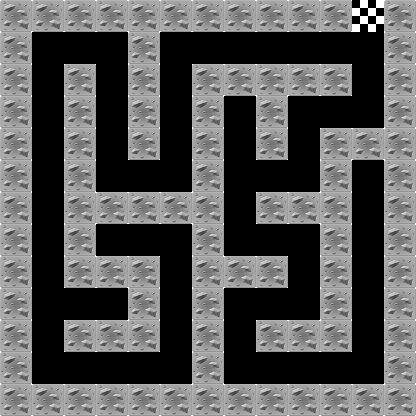

Tiled map render using the project's own tile images. Description and the whole map definition, tile-layer contents included, below:
An orthogonal 13x13 tile map with 32x32 px tiles, 1 tile layer (Kachelebene 1), 3 tilesets.

<map version="1.0" tiledversion="2018.07.13" orientation="orthogonal" renderorder="right-down" width="13" height="13" tilewidth="32" tileheight="32" infinite="0" nextlayerid="2" nextobjectid="1">
 <tileset firstgid="0" name="floor_city" tilewidth="32" tileheight="32" tilecount="1" columns="0">
  <grid orientation="orthogonal" width="1" height="1" />
  <tile id="0">
   <image width="32" height="32" source="textures/floor_city.png" />
  </tile>
 </tileset>
 <tileset firstgid="1" name="wall_1" tilewidth="32" tileheight="32" tilecount="1" columns="0">
  <grid orientation="orthogonal" width="1" height="1" />
  <tile id="0">
   <properties>
    <property name="Wand" value="" />
   </properties>
   <image width="32" height="32" source="textures/wall_1.png" />
  </tile>
 </tileset>
 <tileset firstgid="2" name="finish_flag" tilewidth="32" tileheight="32" tilecount="1" columns="0">
  <grid orientation="orthogonal" width="1" height="1" />
  <tile id="0">
   <properties>
    <property name="Ziel" value="" />
   </properties>
   <image width="32" height="32" source="textures/finish_flag.png" />
  </tile>
 </tileset>
 <layer id="1" name="Kachelebene 1" width="13" height="13">
  <data encoding="csv">
1,1,1,1,1,1,1,1,1,1,1,2,1,
1,0,0,0,1,0,0,0,0,0,0,0,1,
1,0,1,0,1,0,1,1,1,1,1,0,1,
1,0,1,0,1,0,1,0,1,0,0,0,1,
1,0,1,0,1,0,1,0,1,0,1,1,1,
1,0,1,0,0,0,1,0,0,0,1,0,1,
1,0,1,1,1,1,1,0,1,1,1,0,1,
1,0,1,0,0,0,1,0,0,0,1,0,1,
1,0,1,1,1,0,1,1,1,0,1,0,1,
1,0,0,0,1,0,1,0,0,0,1,0,1,
1,0,1,1,1,0,1,0,1,1,1,0,1,
1,0,0,0,0,0,1,0,0,0,0,0,1,
1,1,1,1,1,1,1,1,1,1,1,1,1,
</data>
 </layer>
</map>
